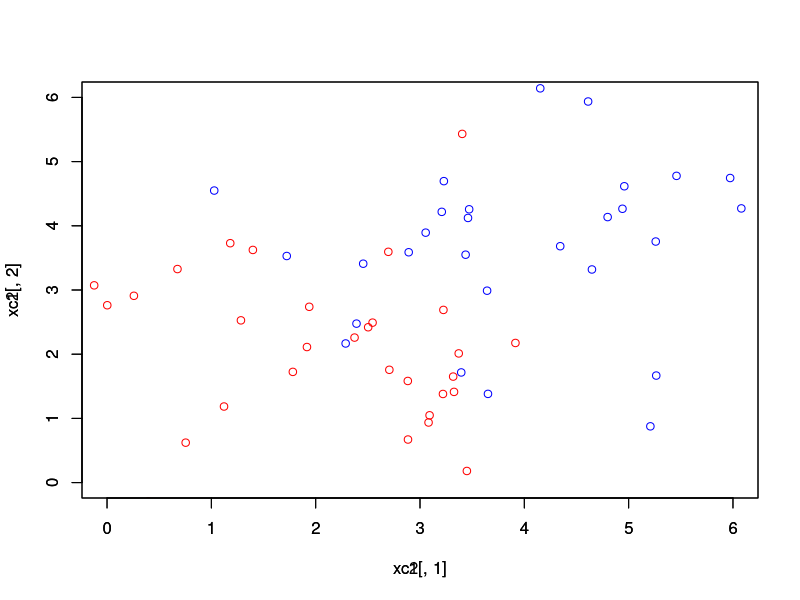
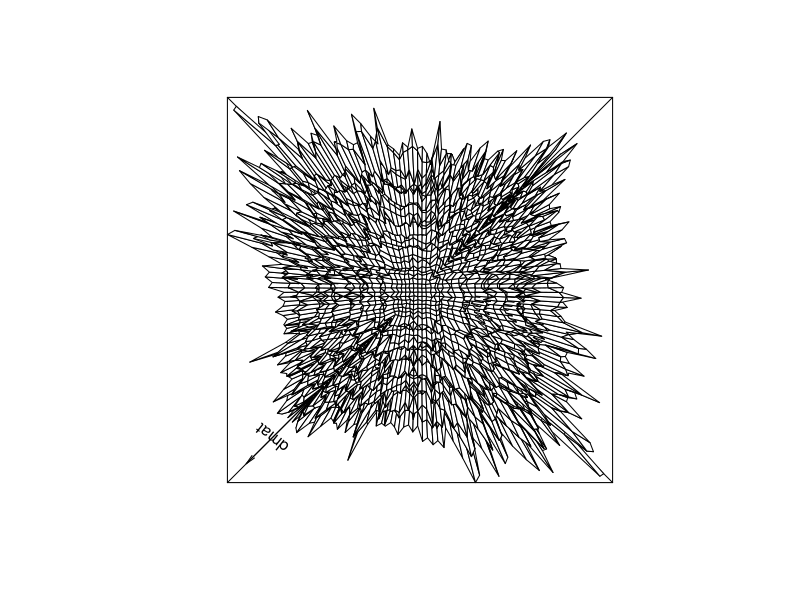
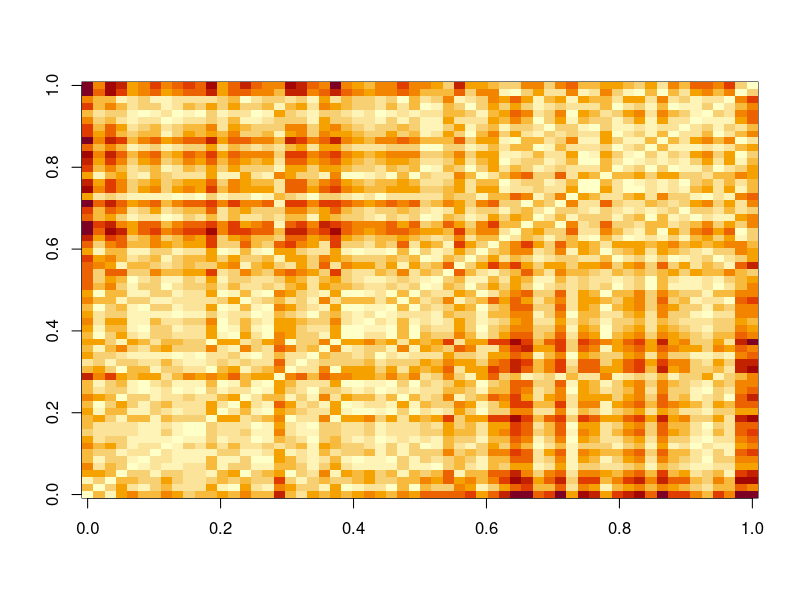
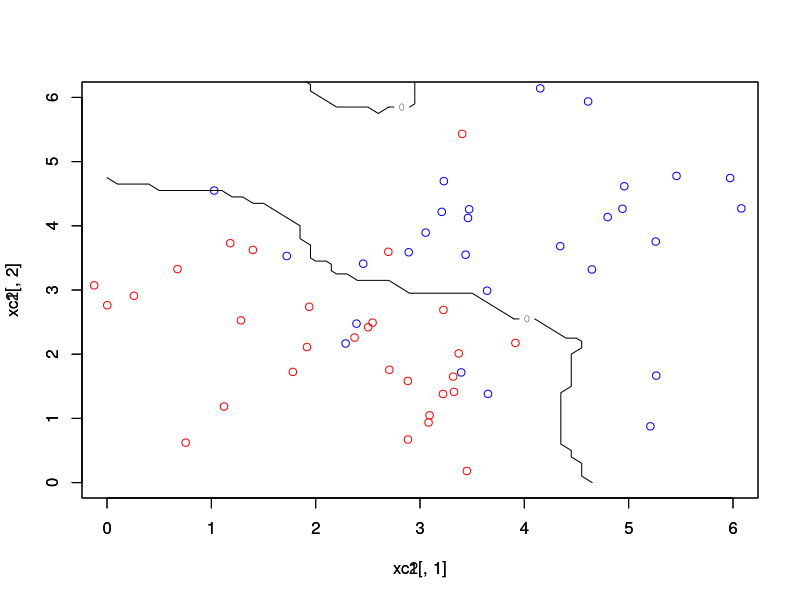

Write R code to recreate these figures, in order.
rm(list = ls())

library("mlbench")
data("Sonar")

X = Sonar[,1:60]
Y = Sonar[,61]
Y2 <- Y=='M'
Y2 = Y2*1
Y = (Y2*2)-1

#################################
# primeira maneira de fazer seleção de teste e treino
# problema: pode sair desbalanceado
iseq = sample(208)
iseq[1:20]

xteste = X[iseq[1:20],]
yteste = Y[iseq[1:20]] 
xtreina = X[-iseq[1:20],]
ytreina = Y[-iseq[1:20]] 



#################################
# segunda maneira de fazer seleção de teste e treino
#balanceado

Xc1 = X[which(Y==-1),]
Xc2 = X[which(Y==1),]

iseqC1 = sample(dim(Xc1)[1])
iseqC2 = sample(dim(Xc2)[1])

nc1 = ceiling(length(iseqC1)*0.1)
nc2 = ceiling(length(iseqC2)*0.1)

Xc1_teste = Xc1[iseqC1[1:nc1],]
Xc2_teste = Xc2[iseqC2[1:nc2],]

Xc1_treina = Xc1[-iseqC1[1:nc1],]
Xc2_treina = Xc2[-iseqC2[1:nc2],]

Xtreina = rbind(Xc1_treina,Xc2_treina)
Xteste = rbind(Xc1_teste,Xc2_teste)
Yteste = rbind(matrix(-1,nc1), matrix(1,nc2))
Ytreina = rbind(matrix(-1,(dim(Xc1)[1]-nc1)), matrix(1,(dim(Xc2)[1]-nc2)))




ourKNN <- function(xt,xin,yin,k)
{
  xrep<-matrix(xt,byrow=T,nrow = dim(xin)[1],ncol = dim(xin)[2])
  dmat1<-rowSums((xrep-xin)*(xrep-xin))
  seqNN<-order(dmat1)
  yhat<-sign(sum(Y[seqNN[1:k]]))
  return(yhat)
}

ourKNNponderado <- function(xt,xin,yin,k,h)
{
  xrep<-matrix(xt,byrow=T,nrow = dim(xin)[1],ncol = dim(xin)[2])
  dmat1<-data.matrix(rowSums((xrep-xin)*(xrep-xin)))
  seqNN<-order(dmat1)
  Yknn<-yin[seqNN[1:k]]
  xx<-exp(-dmat1[seqNN[1:k]]/h^2)
  yhat<-sign(sum(Yknn*xx))
  return(yhat)
}

N1<-30
xc1<-matrix(rnorm(N1*2,sd=1.2),ncol = 2,nrow = N1)+matrix(c(2,2),ncol = 2,nrow = N1)
N2<-30
xc2<-matrix(rnorm(N1*2,sd=1.2),ncol = 2,nrow = N1)+matrix(c(4,4),ncol = 2,nrow = N2)
plot(xc1[,1],xc1[,2],col='red',xlim = c(0,6),ylim = c(0,6))
par(new=T)
plot(xc2[,1],xc2[,2],col='blue',xlim = c(0,6),ylim = c(0,6))

X<-rbind(xc1,xc2)
Y<-rbind(matrix(-1,ncol = 1,nrow = N1),matrix(1,ncol = 1,nrow = N2))

dmat<-data.matrix(dist(X,method = "euclidean",diag = T,upper = T))
persp(seq(1:60),seq(1:60),dmat,phi = 90)
image(dmat)
xt<-X[12,]
yhat<-ourKNN(xt,X,Y,1)
seqx1x2<-seq(0,10,0.1)
lseq<-length(seqx1x2)
MZ<-matrix(nrow=lseq,ncol=lseq)
cr<-0
for (i in 1:lseq)
{
  for (j in 1:lseq)
  {
    cr<-cr+1
    x1<-seqx1x2[i]
    x2<-seqx1x2[j]
    xt<-as.matrix((cbind(x1,x2)))
    MZ[i,j]<-ourKNNponderado(xt,X,Y,10,1)
  }
}
plot(xc1[,1],xc1[,2],col='red',xlim = c(0,6),ylim = c(0,6))
par(new=T)
plot(xc2[,1],xc2[,2],col='blue',xlim = c(0,6),ylim = c(0,6))
contour(seqx1x2,seqx1x2,MZ,nlevels=1,xlim=c(-2,10),ylim=c(-2,10),xlab="x1",ylab="x2",add = T,phi = 80)
